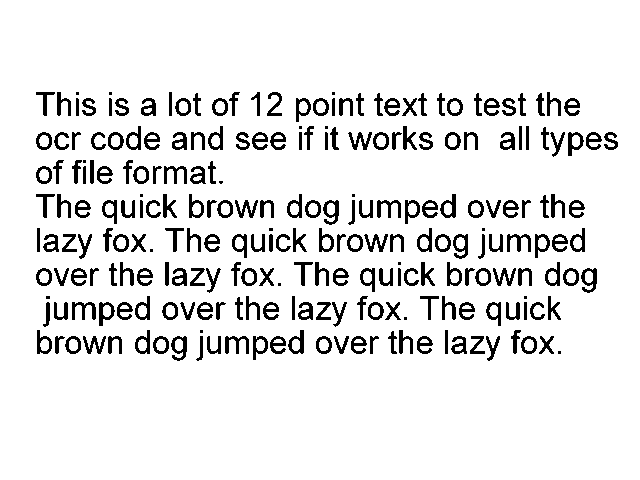
#> input picture pytesseract test files/test.png, 640 x 480 px, found by its file name
$ jupyter execute --allow-errors tesseract_pytesseract_showcase.ipynb   (shell and % lines are left out)
#> lines starting #> are read from the running program, lines starting #| are printed output that depends on the picture; after the words box and inside, x2 and y2 are one past the last pixel; in counts of white or black regions, pixels touching at a corner belong together
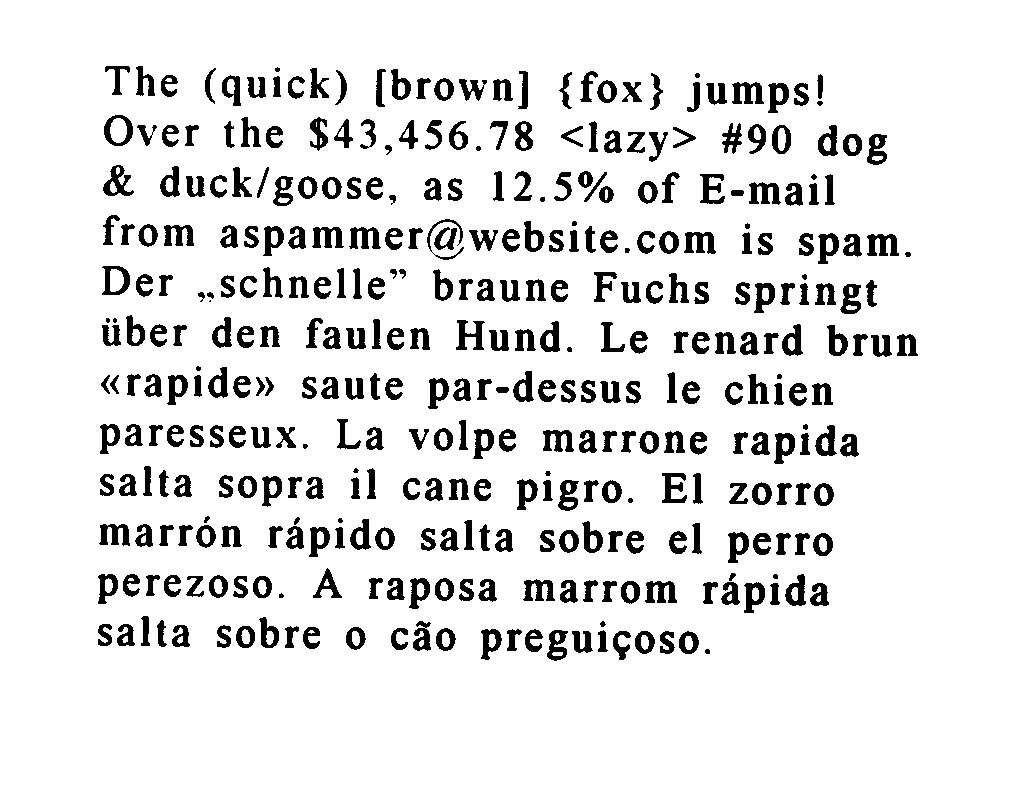
#> input picture pytesseract test files/test-european.jpg, 1024 x 800 px, found by its file name
<a href="https://colab.research.google.com/github/smf-9000/ocr/blob/main/tesseract_pytesseract_showcase.ipynb" target="_parent"></a>

[cell 1]
try:
  from PIL import Image
except ImportError:
  import Image
import PIL
import pytesseract
import matplotlib.pyplot as plt
import cv2

#> (a cell that did not finish here is left out)

#> (a cell that did not finish here is left out)

#> (a cell that did not finish here is left out)

#> (a cell that did not finish here is left out)

#> (a cell that did not finish here is left out)

#> (a cell that did not finish here is left out)

#> (a cell that did not finish here is left out)

#> (a cell that did not finish here is left out)

#> (a cell that did not finish here is left out)

#> (a cell that did not finish here is left out)

[cell 12]
import cv2

img_cv = cv2.imread(r'/content/test.png')
#> img_cv is the input picture: shape (480, 640, 3); 90.5% white; 239 black regions (19 under 20 px), largest, box (x1, y1, x2, y2) and area: (72, 302, 96, 320) 207, (377, 200, 401, 218) 206, (225, 336, 249, 354) 206
img_rgb = cv2.cvtColor(img_cv, cv2.COLOR_BGR2RGB)
#> (the rest of this cell did not finish here and is left out)

[cell 13]
from google.colab.patches import cv2_imshow

[cell 14]
cv2_imshow(img_cv)

[cell 15]
cv2_imshow(img_cv[90:120,30:160])
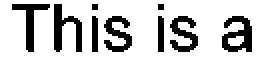
#> shown: shape (30, 130, 3) (shown 2 times larger); 78.1% white; 9 black regions (2 under 20 px), largest, box (x1, y1, x2, y2) and area: (111, 8, 126, 26) 163, (27, 2, 41, 26) 162, (6, 2, 25, 26) 139

#> (a cell that did not finish here is left out)

```
# https://stackoverflow.com/a/61502798

1. Item with no block_num, paragraph_num, line_num, word_num
2. Item with block_num and with no paragraph_num, line_num, word_num
3. Item with block_num, paragraph_num and with no line_num, word_num
4. Item with block_num, paragraph_num, line_num, and with no word_num
5. Item with all those numbers
```

[cell 17]
M = {'pages': []}
#> M = {'pages': []}
#> (the rest of this cell did not finish here and is left out)
